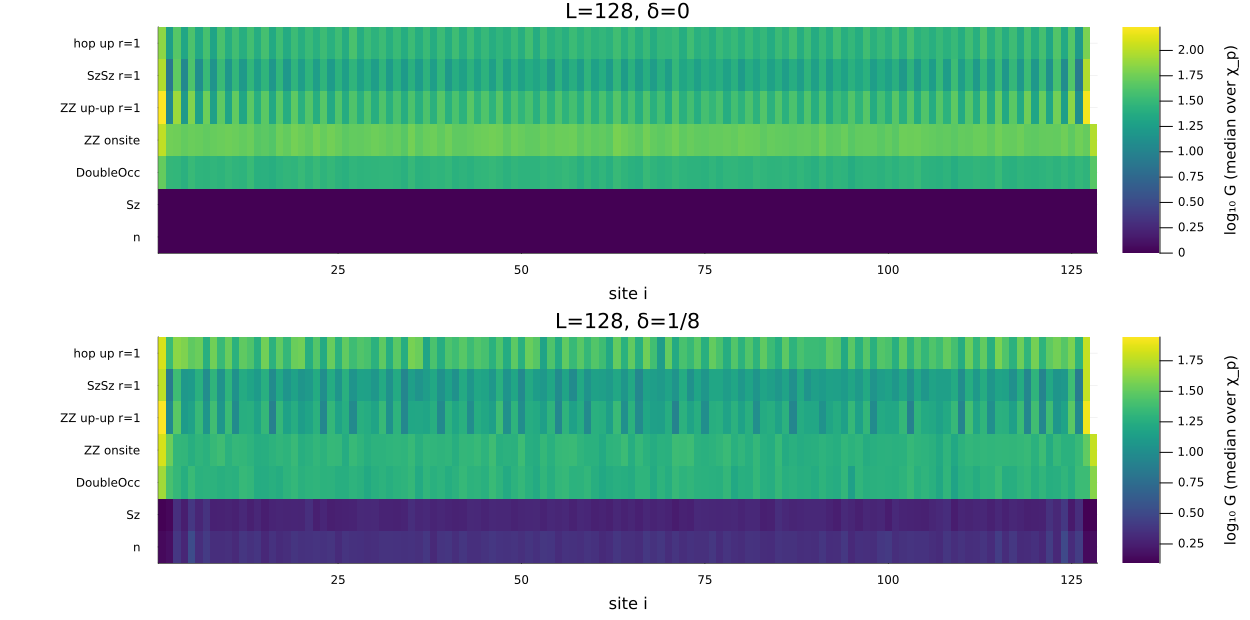

Julia code for this plot:
# 各観測量・各サイトごとの利得 G の中央値
#   julia --project=Hubbard_MPS_Env_v2 crm_site_median.jl
#
# 中央値は χ_p ∈ {2,4,8,16,32} について取る（そのサイト・その観測量の
# 「prior品質に対して代表的な利得」）。サイト添字 i は L ごとに意味が
# 変わるので、L と δ は集約せず層別のまま残す。
using DelimitedFiles, Statistics, Printf, Plots

raw, hdr = readdlm(joinpath(@__DIR__, "crm_site_resolved_results.tsv"), '\t'; header=true)
col = Dict(String(h) => j for (j, h) in enumerate(vec(hdr)))
gc(c) = raw[:, col[c]]

L = Int.(gc("L")); δ = Float64.(gc("doping")); site = Int.(gc("site"))
chi = Int.(gc("chi_prior")); obs = String.(gc("observable"))
G = Float64.(gc("G_emp")); Gmax = Float64.(gc("G_max")); Δ = Float64.(gc("Delta"))

# (L, δ, observable, site) ごとに χ_p で集約
key = Dict{Tuple{Int,Float64,String,Int},Vector{Int}}()
for i in 1:length(L)
    push!(get!(key, (L[i], δ[i], obs[i], site[i]), Int[]), i)
end

out = joinpath(@__DIR__, "crm_site_median_results.tsv")
open(out, "w") do io
    println(io, "L\tdoping\tobservable\tsite\tG_median\tG_min\tG_max_over_chi\tGmax_ceiling\tratio_median")
    for k in sort(collect(keys(key)); by = x -> (x[1], x[2], x[3], x[4]))
        idx = key[k]
        g = G[idx]
        @printf(io, "%d\t%.3f\t%s\t%d\t%.4f\t%.4f\t%.4f\t%.4f\t%.4f\n",
                k[1], k[2], k[3], k[4], median(g), minimum(g), maximum(g),
                median(Gmax[idx]), median(g ./ Gmax[idx]))
    end
end
println("saved: $out\n")

obss = ["n", "Sz", "DoubleOcc", "ZZ onsite", "ZZ up-up r=1", "SzSz r=1", "hop up r=1"]

# --- 表示1: L=16 の全サイト（画面に収まる大きさ）------------------------
for dv in (0.0, 0.125)
    @printf("\n=== 各観測量・各サイトの G 中央値 (χ_p で集約)  L=16, δ=%.3f ===\n", dv)
    @printf("%-14s", "observable")
    for s in 1:16; @printf("%7d", s); end
    println()
    for o in obss
        @printf("%-14s", o)
        for s in 1:16
            k = (16, dv, o, s)
            if haskey(key, k)
                @printf("%7.1f", median(G[key[k]]))
            else
                @printf("%7s", "-")
            end
        end
        println()
    end
end

# --- 表示2: L=128 は端/バルクに要約 -------------------------------------
println("\n\n=== L=128: 端(i≤4) と バルク(5≤i≤L-4) の G中央値 ===")
@printf("%-14s %7s | %9s %9s %9s | %9s\n",
        "observable", "doping", "端 中央値", "バルク中央値", "バルク最小", "端/バルク")
for o in obss, dv in (0.0, 0.125)
    edge = Float64[]; bulk = Float64[]
    for s in 1:128
        k = (128, dv, o, s)
        haskey(key, k) || continue
        m = median(G[key[k]])
        (s <= 4 || s >= 125) ? push!(edge, m) : push!(bulk, m)
    end
    isempty(bulk) && continue
    @printf("%-14s %7.3f | %9.2f %9.2f %9.2f | %9.2f\n",
            o, dv, median(edge), median(bulk), minimum(bulk), median(edge)/median(bulk))
end

# --- 表示3: サイト方向のばらつきの大きさ --------------------------------
println("\n\n=== サイト方向のばらつき (L=128, G中央値の site 間 変動係数) ===")
@printf("%-14s %8s %10s %10s %10s\n", "observable", "doping", "site平均", "site標準偏差", "変動係数")
for o in obss, dv in (0.0, 0.125)
    v = Float64[]
    for s in 1:128
        k = (128, dv, o, s); haskey(key, k) && push!(v, median(G[key[k]]))
    end
    isempty(v) && continue
    @printf("%-14s %8.3f %10.2f %10.2f %10.3f\n", o, dv, mean(v), std(v), std(v)/mean(v))
end

# --- 図: 観測量 × サイト の G中央値ヒートマップ (log スケール) -----------
function heat(Lv, dv)
    M = fill(NaN, length(obss), Lv)
    for (r, o) in enumerate(obss), s in 1:Lv
        k = (Lv, dv, o, s)
        haskey(key, k) && (M[r, s] = median(G[key[k]]))
    end
    heatmap(1:Lv, 1:length(obss), log10.(M), c=:viridis,
            yticks=(1:length(obss), obss), xlabel="site i",
            colorbar_title="log₁₀ G (median over χ_p)",
            title="L=$Lv, δ=$(dv==0 ? "0" : "1/8")")
end

fig = plot(heat(128, 0.0), heat(128, 0.125), layout=(2,1), size=(1250, 620),
           left_margin=14Plots.mm, bottom_margin=5Plots.mm)
outp = joinpath(@__DIR__, "crm_site_median.png")
savefig(fig, outp)
println("\nfigure saved: $outp")
